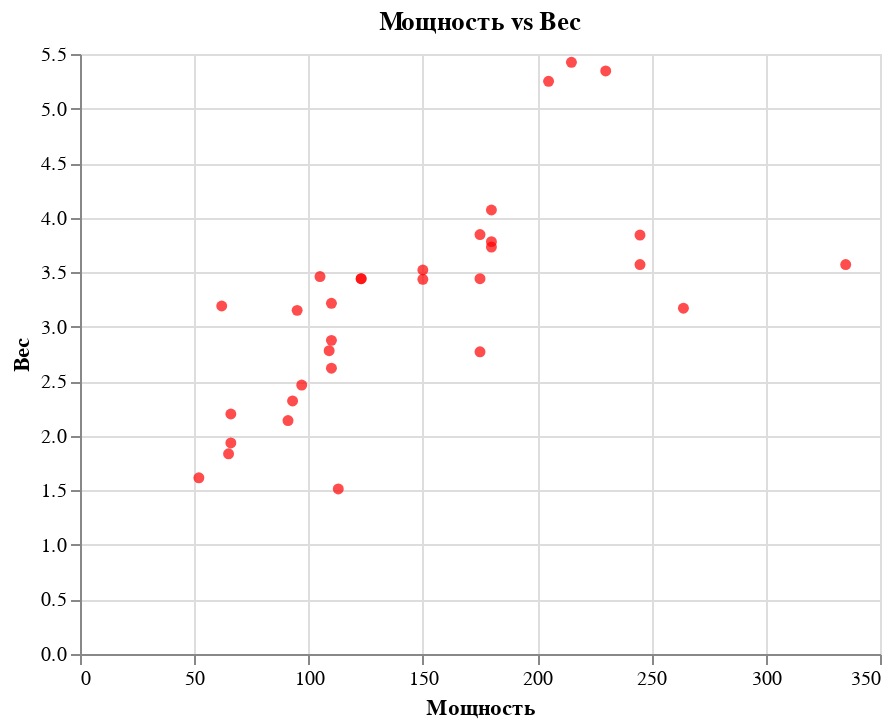

The notebook cell saved with this chart:
### Code cell
alt.Chart(df).mark_point(filled=True, color='red').encode(
    alt.X('hp:Q',title='Мощность'),
    alt.Y('wt:Q',title='Вес'),
).properties(
    title='Мощность vs Вес'
)

### Figure 1 — Vega-Lite specification as saved in the notebook (floating-point values rounded to 4 significant figures)
{"config": {"view": {"continuousWidth": 400, "continuousHeight": 300}}, "data": {"name": "data-3b74de0d2593e2731821517052888931"}, "mark": {"type": "point", "color": "red", "filled": true}, "encoding": {"x": {"field": "hp", "title": "Мощность", "type": "quantitative"}, "y": {"field": "wt", "title": "Вес", "type": "quantitative"}}, "title": "Мощность vs Вес", "$schema": "https://vega.github.io/schema/vega-lite/v4.17.0.json", "datasets": {"data-3b74de0d2593e2731821517052888931": [{"model": "Mazda RX4", "mpg": 21.0, "cyl": 6, "disp": 160.0, "hp": 110, "drat": 3.9, "wt": 2.62, "qsec": 16.46, "vs": 0, "am": 1, "gear": 4, "carb": 4}, {"model": "Mazda RX4 Wag", "mpg": 21.0, "cyl": 6, "disp": 160.0, "hp": 110, "drat": 3.9, "wt": 2.875, "qsec": 17.02, "vs": 0, "am": 1, "gear": 4, "carb": 4}, {"model": "Datsun 710", "mpg": 22.8, "cyl": 4, "disp": 108.0, "hp": 93, "drat": 3.85, "wt": 2.32, "qsec": 18.61, "vs": 1, "am": 1, "gear": 4, "carb": 1}, {"model": "Hornet 4 Drive", "mpg": 21.4, "cyl": 6, "disp": 258.0, "hp": 110, "drat": 3.08, "wt": 3.215, "qsec": 19.44, "vs": 1, "am": 0, "gear": 3, "carb": 1}, {"model": "Hornet Sportabout", "mpg": 18.7, "cyl": 8, "disp": 360.0, "hp": 175, "drat": 3.15, "wt": 3.44, "qsec": 17.02, "vs": 0, "am": 0, "gear": 3, "carb": 2}, {"model": "Valiant", "mpg": 18.1, "cyl": 6, "disp": 225.0, "hp": 105, "drat": 2.76, "wt": 3.46, "qsec": 20.22, "vs": 1, "am": 0, "gear": 3, "carb": 1}, {"model": "Duster 360", "mpg": 14.3, "cyl": 8, "disp": 360.0, "hp": 245, "drat": 3.21, "wt": 3.57, "qsec": 15.84, "vs": 0, "am": 0, "gear": 3, "carb": 4}, {"model": "Merc 240D", "mpg": 24.4, "cyl": 4, "disp": 146.7, "hp": 62, "drat": 3.69, "wt": 3.19, "qsec": 20.0, "vs": 1, "am": 0, "gear": 4, "carb": 2}, {"model": "Merc 230", "mpg": 22.8, "cyl": 4, "disp": 140.8, "hp": 95, "drat": 3.92, "wt": 3.15, "qsec": 22.9, "vs": 1, "am": 0, "gear": 4, "carb": 2}, {"model": "Merc 280", "mpg": 19.2, "cyl": 6, "disp": 167.6, "hp": 123, "drat": 3.92, "wt": 3.44, "qsec": 18.3, "vs": 1, "am": 0, "gear": 4, "carb": 4}, {"model": "Merc 280C", "mpg": 17.8, "cyl": 6, "disp": 167.6, "hp": 123, "drat": 3.92, "wt": 3.44, "qsec": 18.9, "vs": 1, "am": 0, "gear": 4, "carb": 4}, {"model": "Merc 450SE", "mpg": 16.4, "cyl": 8, "disp": 275.8, "hp": 180, "drat": 3.07, "wt": 4.07, "qsec": 17.4, "vs": 0, "am": 0, "gear": 3, "carb": 3}, {"model": "Merc 450SL", "mpg": 17.3, "cyl": 8, "disp": 275.8, "hp": 180, "drat": 3.07, "wt": 3.73, "qsec": 17.6, "vs": 0, "am": 0, "gear": 3, "carb": 3}, {"model": "Merc 450SLC", "mpg": 15.2, "cyl": 8, "disp": 275.8, "hp": 180, "drat": 3.07, "wt": 3.78, "qsec": 18.0, "vs": 0, "am": 0, "gear": 3, "carb": 3}, {"model": "Cadillac Fleetwood", "mpg": 10.4, "cyl": 8, "disp": 472.0, "hp": 205, "drat": 2.93, "wt": 5.25, "qsec": 17.98, "vs": 0, "am": 0, "gear": 3, "carb": 4}, {"model": "Lincoln Continental", "mpg": 10.4, "cyl": 8, "disp": 460.0, "hp": 215, "drat": 3.0, "wt": 5.424, "qsec": 17.82, "vs": 0, "am": 0, "gear": 3, "carb": 4}, {"model": "Chrysler Imperial", "mpg": 14.7, "cyl": 8, "disp": 440.0, "hp": 230, "drat": 3.23, "wt": 5.345, "qsec": 17.42, "vs": 0, "am": 0, "gear": 3, "carb": 4}, {"model": "Fiat 128", "mpg": 32.4, "cyl": 4, "disp": 78.7, "hp": 66, "drat": 4.08, "wt": 2.2, "qsec": 19.47, "vs": 1, "am": 1, "gear": 4, "carb": 1}, {"model": "Honda Civic", "mpg": 30.4, "cyl": 4, "disp": 75.7, "hp": 52, "drat": 4.93, "wt": 1.615, "qsec": 18.52, "vs": 1, "am": 1, "gear": 4, "carb": 2}, {"model": "Toyota Corolla", "mpg": 33.9, "cyl": 4, "disp": 71.1, "hp": 65, "drat": 4.22, "wt": 1.835, "qsec": 19.9, "vs": 1, "am": 1, "gear": 4, "carb": 1}, {"model": "Toyota Corona", "mpg": 21.5, "cyl": 4, "disp": 120.1, "hp": 97, "drat": 3.7, "wt": 2.465, "qsec": 20.01, "vs": 1, "am": 0, "gear": 3, "carb": 1}, {"model": "Dodge Challenger", "mpg": 15.5, "cyl": 8, "disp": 318.0, "hp": 150, "drat": 2.76, "wt": 3.52, "qsec": 16.87, "vs": 0, "am": 0, "gear": 3, "carb": 2}, {"model": "AMC Javelin", "mpg": 15.2, "cyl": 8, "disp": 304.0, "hp": 150, "drat": 3.15, "wt": 3.435, "qsec": 17.3, "vs": 0, "am": 0, "gear": 3, "carb": 2}, {"model": "Camaro Z28", "mpg": 13.3, "cyl": 8, "disp": 350.0, "hp": 245, "drat": 3.73, "wt": 3.84, "qsec": 15.41, "vs": 0, "am": 0, "gear": 3, "carb": 4}, {"model": "Pontiac Firebird", "mpg": 19.2, "cyl": 8, "disp": 400.0, "hp": 175, "drat": 3.08, "wt": 3.845, "qsec": 17.05, "vs": 0, "am": 0, "gear": 3, "carb": 2}, {"model": "Fiat X1-9", "mpg": 27.3, "cyl": 4, "disp": 79.0, "hp": 66, "drat": 4.08, "wt": 1.935, "qsec": 18.9, "vs": 1, "am": 1, "gear": 4, "carb": 1}, {"model": "Porsche 914-2", "mpg": 26.0, "cyl": 4, "disp": 120.3, "hp": 91, "drat": 4.43, "wt": 2.14, "qsec": 16.7, "vs": 0, "am": 1, "gear": 5, "carb": 2}, {"model": "Lotus Europa", "mpg": 30.4, "cyl": 4, "disp": 95.1, "hp": 113, "drat": 3.77, "wt": 1.513, "qsec": 16.9, "vs": 1, "am": 1, "gear": 5, "carb": 2}, {"model": "Ford Pantera L", "mpg": 15.8, "cyl": 8, "disp": 351.0, "hp": 264, "drat": 4.22, "wt": 3.17, "qsec": 14.5, "vs": 0, "am": 1, "gear": 5, "carb": 4}, {"model": "Ferrari Dino", "mpg": 19.7, "cyl": 6, "disp": 145.0, "hp": 175, "drat": 3.62, "wt": 2.77, "qsec": 15.5, "vs": 0, "am": 1, "gear": 5, "carb": 6}, {"model": "Maserati Bora", "mpg": 15.0, "cyl": 8, "disp": 301.0, "hp": 335, "drat": 3.54, "wt": 3.57, "qsec": 14.6, "vs": 0, "am": 1, "gear": 5, "carb": 8}, {"model": "Volvo 142E", "mpg": 21.4, "cyl": 4, "disp": 121.0, "hp": 109, "drat": 4.11, "wt": 2.78, "qsec": 18.6, "vs": 1, "am": 1, "gear": 4, "carb": 2}]}}
